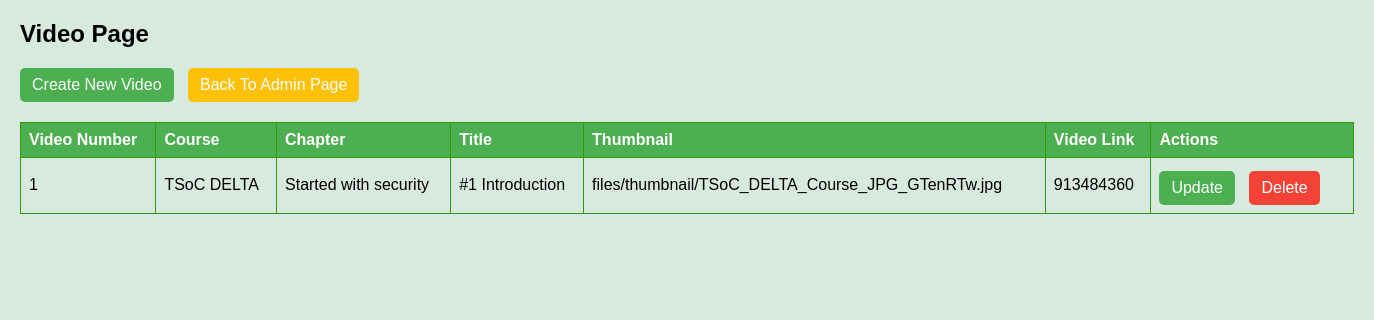
/videopage/, run on an earlier commit of the app's database.
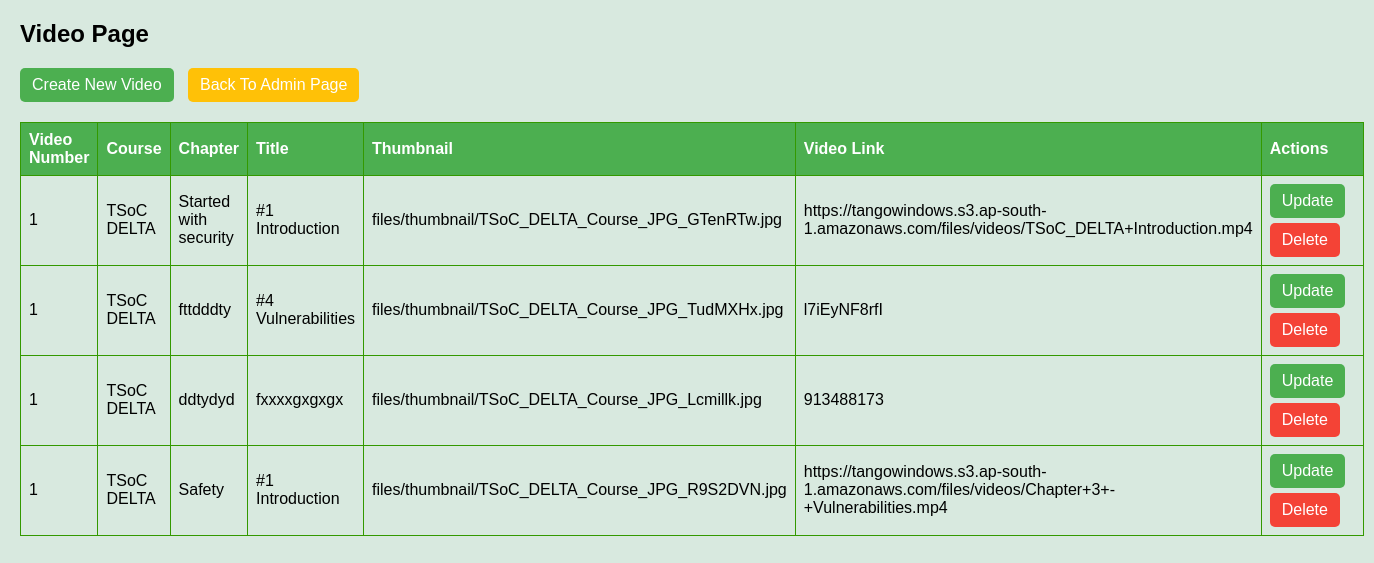
And on a later commit of the database.
### tango/models.py (models this page shows, shortened)
class Video(models.Model):
    chapter = models.ForeignKey(Chapter,null=True,on_delete=models.CASCADE)
    course = models.ForeignKey(Course,null=True,on_delete=models.CASCADE)
    thumbnail = models.ImageField(upload_to='files/thumbnail/',null=True)
    title =  models.CharField(max_length=100,null=True)
    serial_number = models.IntegerField(null=True)
    video_id = models.CharField(max_length=250,null=True)
    slug = models.CharField(max_length=40,null=True,unique=True)

class Course(models.Model):
    name = models.CharField(max_length=40,null=True)
    slug = models.CharField(max_length=40,null=True)
    description = models.CharField(max_length=300,null=True)
    price = models.IntegerField(null=True)
    discount = models.IntegerField(null=True,default=0)
    active = models.BooleanField(default=False)
    thumbnail = models.ImageField(upload_to='files/thumbnail/')
    date = models.DateTimeField(auto_now_add=True)
    resource = models.FileField(upload_to='files/resource/')
    time_to_complete = models.CharField(max_length=50,null=True)
    numbers_of_chapter = models.IntegerField(null=True)
    requirement_to_complete = models.CharField(max_length=100,null=True)
    language = models.CharField(max_length=100,null=True)
    def __str__(self):
        return self.name

class Chapter(models.Model):
    course = models.ForeignKey(Course,null=True,on_delete=models.CASCADE)
    title =  models.CharField(max_length=100,null=True)
    thumbnail = models.ImageField(upload_to='files/thumbnail/',null=True)
    is_preview = models.BooleanField(default=False)
    slug = models.CharField(max_length=40,null=True,unique=True)
    serial_number = models.IntegerField(null=True)
    complete_chapter = models.BooleanField(default=False)
    number_of_videos = models.IntegerField(null=True)
    def __str__(self):
        return self.title

### tango/views.py (the view)
# urls.py: path('videopage/',views.VideoPage,name='videopage'),
def VideoPage(request):
    videos = Video.objects.all()
    context = {'videos':videos}
    return render(request,'tango/admin/videopage.html',context)

### tango/templates/tango/admin/videopage.html (shortened to what this page needs)
{% load static %}
<!DOCTYPE html>
<html lang="en">
<head>
</head>
<body>
    <div class="actions">
        <h2>Video Page</h2>
        <a href="{% url 'createvideopage' %}" class="up">Create New Video</a>
        <a href="{% url 'adminpage' %}" class="war">Back To Admin Page</a>
    </div>
    <table>
        <thead>
            <tr>
                <th>Video Number</th>
                <th>Course</th>
                <th>Chapter</th>
                <th>Title</th>
                <th>Thumbnail</th>
                <th>Video Link</th>
                <th>Actions</th>
            </tr>
        </thead>
        <tbody>
            {% for video in videos %}
                <tr>
                    <td>{{ video.serial_number }}</td>
                    <td>{{ video.course }}</td>
                    <td>{{ video.chapter }}</td>
                    <td>{{ video.title }}</td>
                    <td>{{ video.thumbnail }}</td>
                    <td>{{ video.video_id }}</td>
                    <td>
                        <a href="{% url 'updatevideopage' video.id %}" class="up">Update</a>
                        <a href="{% url 'deletevideopage' video.id %}" class="del">Delete</a>
                    </td>
                </tr>
            {% endfor %}
        </tbody>
    </table>
</body>
</html>

What changed in the data, as far as the page shows it:
changed Video "files/thumbnail/TSoC_DELTA_Course_JPG_GTenRTw.jpg": video_id "913484360" → "https://tangowindows.s3.ap-south-1.amazonaws.com/files/videos/TSoC_DELTA+Introduction.mp4"
added Video: serial_number "1", course "TSoC DELTA", chapter "fttdddty", title "#4 Vulnerabilities", thumbnail "files/thumbnail/TSoC_DELTA_Course_JPG_TudMXHx.jpg", video_id "l7iEyNF8rfI"
added Video: serial_number "1", course "TSoC DELTA", chapter "ddtydyd", title "fxxxxgxgxgx", thumbnail "files/thumbnail/TSoC_DELTA_Course_JPG_Lcmillk.jpg", video_id "913488173"
added Video: serial_number "1", course "TSoC DELTA", chapter "Safety", title "#1 Introduction", thumbnail "files/thumbnail/TSoC_DELTA_Course_JPG_R9S2DVN.jpg", video_id "https://tangowindows.s3.ap-south-1.amazonaws.com/files/videos/Chapter+3+-+Vulnerabilities.mp4"
